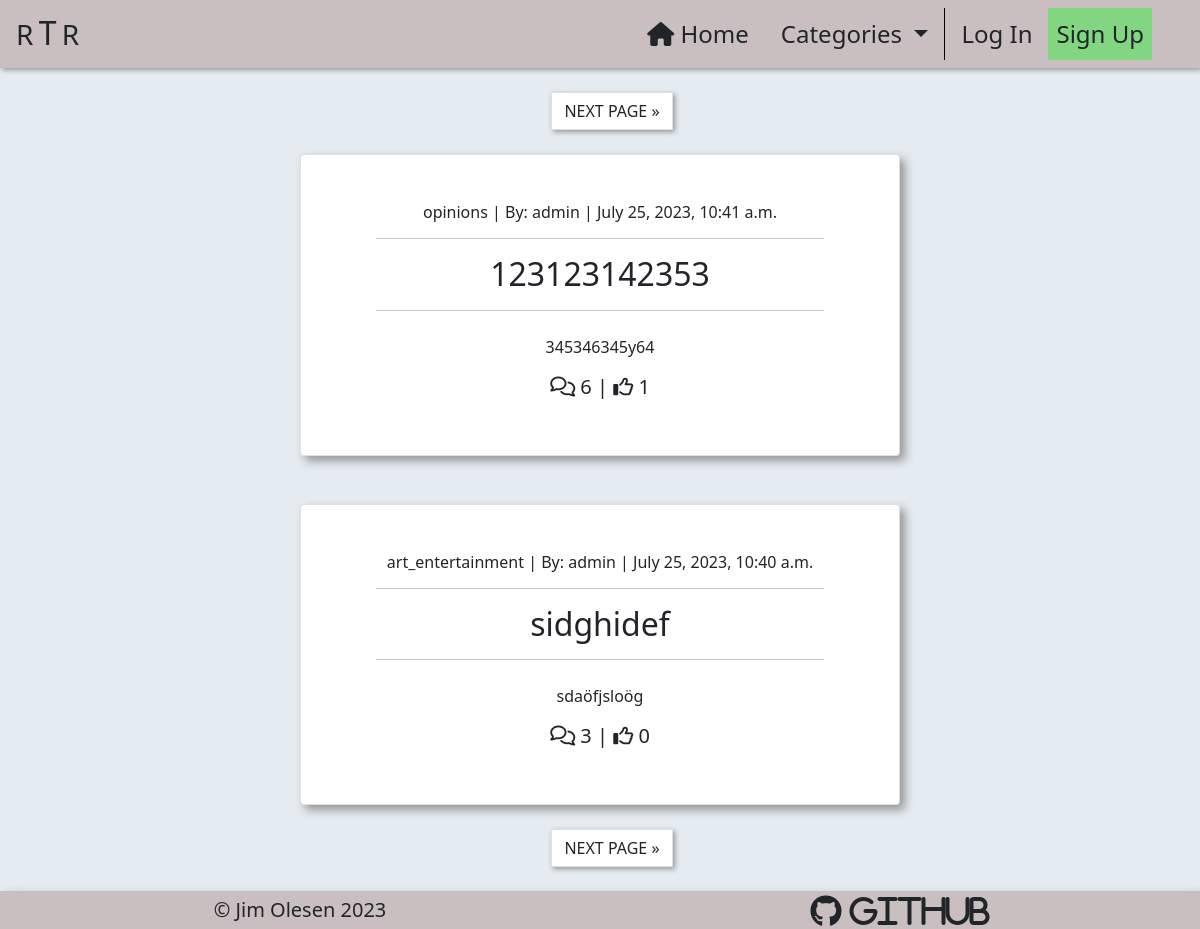
The app's page /, older data.
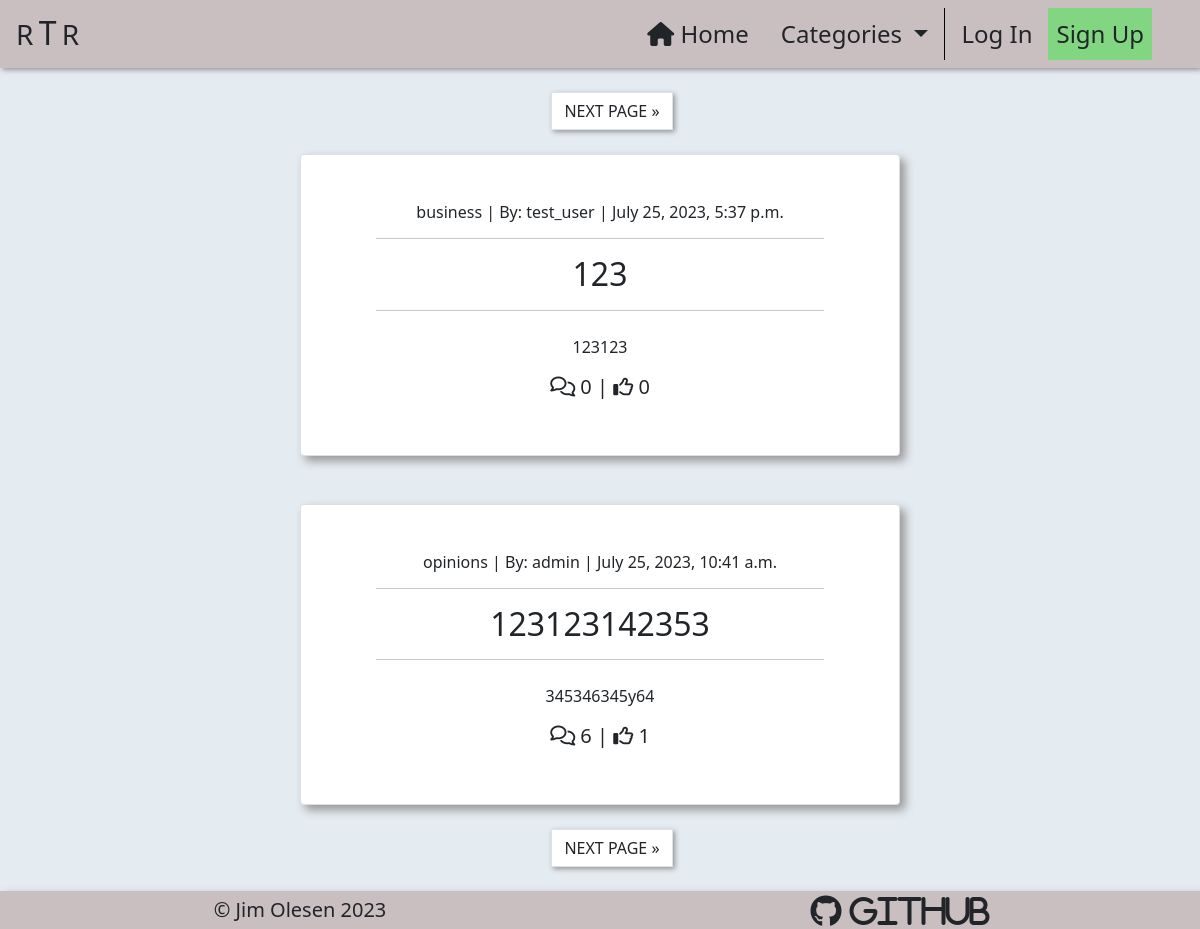
The same page, newer data.
### home/models.py (models this page shows, shortened)
class Post(models.Model):
    title = models.CharField(max_length=200)
    slug = models.SlugField(
        max_length=200,
        null=True,
        blank=True
    )
    author = models.ForeignKey(
        User,
        on_delete=models.CASCADE,
        related_name='posts'
    )
    excerpt = models.TextField(max_length=300, null=True, blank=True)
    content = models.TextField()
    category = models.ForeignKey(
        Category,
        max_length=30,
        null=True,
        blank=True,
        on_delete=models.SET_NULL
    )
    created_on = models.DateTimeField(auto_now_add=True)
    status = models.IntegerField(choices=STATUS, default=1)
    likes = models.ManyToManyField(User, related_name='likes', blank=True)
    class Meta:
        ordering = ['-created_on']

class Category(models.Model):
    class Meta:
        verbose_name_plural = 'Categories'
    friendly_name = models.CharField(max_length=254)
    name = models.CharField(max_length=254, null=True, blank=True)
    def get_friendly_name(self):
        return self.friendly_name

### home/views.py (the view)
# urls.py: path('', views.PostList.as_view(), name="index"),
class PostList(ListView):
    model = Post
    ordering = ['-created_on']
    template_name = "home/index.html"
    paginate_by = 2
    def get_queryset(self):
        category = self.request.GET.get('category')
        if category is not None:
            return Post.objects.filter(
                    category=category,
                    status=1
                   )
        else:
            return Post.objects.filter(status=1)
    def get_context_data(self, **kwargs):
        context = super().get_context_data(**kwargs)
        context["category"] = self.request.GET.get('category', None)
        return context

### home/context_processors.py (called while the page is built)
def categories(request):
    return {
        'categories': Category.objects.all()
    }

### home/templates/home/index.html (shortened to what this page needs)
{% extends "base.html" %}
{% load static %}
{% block content %}
    <div class="container-fluid p-0">
        {% if is_paginated %}
            <nav aria-label="Upper page navigation">
                <ul class="pagination justify-content-center mt-4">
                    {% if page_obj.has_next %}
                        <li>
                            <a href="?page={{ page_obj.next_page_number }}{% if category != None %}&category={{ category }}{% endif %}"
                               class="page-link text-dark ms-4 box-shadow-smol">
                                NEXT PAGE &raquo;
                            </a>
                        </li>
                    {% endif %}
                </ul>
            </nav>
        {% endif %}
        <div class="row g-0">
            <div class="col-md-8 col-lg-6 offset-md-2 offset-lg-3 text-center">
                {% for post in post_list %}
                    <div class="card box-shadow-large card-border {% if is_paginated and forloop.first %}
                                                    mt-2
                                                 {% else %}
                                                    mt-5
                                                {% endif %}
                                                ">
                        <a href="{% url 'post_detail' post.slug %}"
                            class="post-detail-link d-block my-5 text-dark text-decoration-none">
                            <h6>{{ post.category.name }} | By: {{ post.author | safe }}
                                <span class="post-date"> | {{ post.created_on }}</span>
                            </h6>
                            <hr class="w-75" style="margin-left: 12.5%;">
                            <h2 class="card-title">
                                {{ post.title }}
                            </h2>
                            <hr class="w-75" style="margin-left: 12.5%;">
                            {% if post.excerpt %}
                                <p class="mt-4 mx-2">{{ post.excerpt }}</p>
                            {% endif %}
                            <h5>
                                <span><i class="fa-regular fa-comments"></i> {{ post.comments.count }}</span> |
                                <span><i class="fa-regular fa-thumbs-up"></i> {{ post.likes.count }}</span>
                            </h5>
                        </a>
                    </div>
                {% endfor %}
                {% if is_paginated %}
                    <nav aria-label="Upper page navigation">
                        <ul class="pagination justify-content-center mt-4 mb-4">
                            {% if page_obj.has_next %}
                                <li>
                                    <a href="?page={{ page_obj.next_page_number }}{% if category != None %}&category={{ category }}{% endif %}"
                                       class="page-link text-dark ms-4 box-shadow-smol">
                                        NEXT PAGE &raquo;
                                    </a>
                                </li>
                            {% endif %}
                        </ul>
                    </nav>
                {% endif %}
            </div>
        </div>
    </div>
{% endblock %}

### templates/base.html (shortened to what this page needs)
{% load static %}
<!DOCTYPE html>
<html class="h-100 w-100" lang="en">
    <head>
        {% block corecss %}
            <link rel="stylesheet"
                  href="https://cdnjs.cloudflare.com/ajax/libs/font-awesome/5.15.3/css/all.min.css"
            >
            <link href="https://cdn.jsdelivr.net/npm/bootstrap@5.0.1/dist/css/bootstrap.min.css"
                  rel="stylesheet"
            >
            <link rel="stylesheet"
                  href="{% static 'css/base.css' %}"
            >
        {% endblock %}
    </head>
    <body class="h-100 w-100 d-flex flex-column bg-alice">
        <nav class="navbar navbar-expand-lg navbar-light bg-ghost box-shadow-smol">
            <a class="navbar-brand ms-3" href="{% url 'index' %}">
                <span class="fs-3 text-dark">R</span>
                <h2 class="d-inline text-dark">T</h2>
                <span class="fs-3 text-dark me-5">R</span>
            </a>
            <div class="collapse navbar-collapse" id="navbarNavDropdown">
              <ul class="navbar-nav ms-auto me-5">
                <li class="nav-item">
                  <a class="nav-link ms-2 me-2 text-dark fs-4"
                     href="{% url 'index' %}">
                    <i class="fa-solid fa-house"></i>
                    Home
                  </a>
                </li>
                <li class="nav-item dropdown">
                  <a class="nav-link dropdown-toggle ms-2 me-2 text-dark fs-4"
                     href="#"
                     id="categories-dropdown" data-bs-toggle="dropdown"
                     aria-haspopup="true" aria-expanded="false">
                    Categories
                  </a>
                </li>
                {% if user.is_authenticated %}
                  <li class="nav-item dropdown">
                    <a class="nav-link dropdown-toggle ms-2 text-dark fs-4" href="#"
                       id="userDropDown" data-bs-toggle="dropdown"
                       aria-haspopup="true" aria-expanded="false">
                      <i class="fa-solid fa-user"></i>
                      {{ user.username }}
                    </a>
                    <div class="dropdown-menu p-0 border-0 m-0" aria-labelledby="userDropDown">
                      <a class="dropdown-item bg-ghost text-dark fs-5" href="{% url 'profile' %}">
                        Profile
                      </a>
                      <a class="dropdown-item bg-ghost text-dark fs-5" href="{% url 'account_logout' %}">
                        Log Out
                      </a>
                    </div>
                  </li>
                {% else %}
                  <li class="nav-item ml-auto">
                    <a class="nav-link fs-4 ms-2 text-dark"
                       href="{% url 'account_login' %}">
                       Log In
                    </a>
                  </li>
                  <li class="nav-item">
                    <a class="nav-link fs-4 ms-2 text-dark bg-light-green"
                       href="{% url 'account_signup' %}">
                      Sign Up
                    </a>
                  </li>
                {% endif %}
              </ul>
            </div>
          </nav>
        {% block content %}
        {% endblock content %}
                <footer class="mt-auto w-100 bg-ghost box-shadow-large">
                  <div class="container-fluid">
                      <div class="row mt-1">
                          <div class="col-6 text-center">
                              <p class="fs-5 text-dark mb-1">
                                  &copy; Jim Olesen 2023
                              </p>
                          </div>
                          <div class="col-6 text-center">
                              <a class="text-dark"
                                     href="https://github.com/Enquil/"
                                     target="_blank">
                                  <i class="fa-brands fa-github fa-2x"> Github</i>
                              </a>
                          </div>
                      </div>
                  </div>
                </footer>
    </body>
</html>

### static/css/base.css (style rules this page uses)
.box-shadow-large { box-shadow: 5px 5px 10px rgb(150, 150, 150); }
.box-shadow-smol { box-shadow: 2px 2px 5px rgb(150, 150, 150); }
.bg-alice { background-color: #e4ebf1; }
.bg-ghost { background-color: #c9bfc0; }
.bg-light-green { background-color: #82d682; }

Row changes from the older to the newer data that the page shows:
no longer on this page (row unchanged): Post: category.name "art_entertainment", author "admin", created_on "July 25, 2023, 10:40 a.m.", title "sidghidef", excerpt "sdaöfjsloög", comments.count "3", likes.count "0"
added Post: category.name "business", author "test_user", created_on "July 25, 2023, 5:37 p.m.", title "123", excerpt "123123", comments.count "0", likes.count "0"
